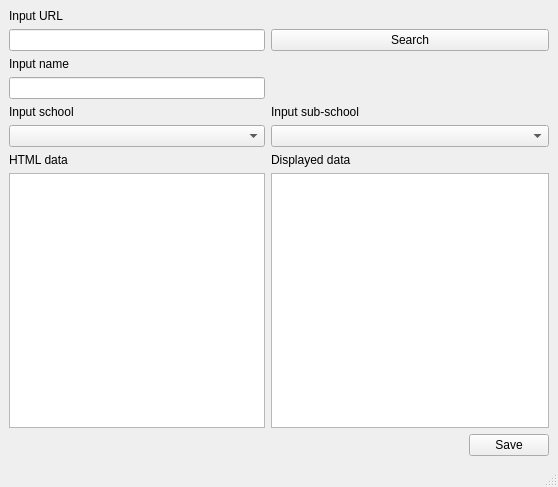
<?xml version="1.0" encoding="UTF-8"?>
<ui version="4.0">
 <class>AddSpellData</class>
 <widget class="QMainWindow" name="AddSpellData">
  <property name="geometry">
   <rect>
    <x>0</x>
    <y>0</y>
    <width>558</width>
    <height>487</height>
   </rect>
  </property>
  <property name="windowTitle">
   <string>MainWindow</string>
  </property>
  <widget class="QWidget" name="centralwidget">
   <layout class="QGridLayout" name="gridLayout">
    <item row="7" column="0">
     <widget class="QTextEdit" name="inputHTML"/>
    </item>
    <item row="1" column="0">
     <widget class="QLineEdit" name="url"/>
    </item>
    <item row="8" column="2">
     <widget class="QPushButton" name="save">
      <property name="text">
       <string>Save</string>
      </property>
     </widget>
    </item>
    <item row="2" column="0">
     <widget class="QLabel" name="label_6">
      <property name="text">
       <string>Input name</string>
      </property>
     </widget>
    </item>
    <item row="5" column="0">
     <widget class="QComboBox" name="school"/>
    </item>
    <item row="7" column="1" colspan="2">
     <widget class="QTextBrowser" name="displayData"/>
    </item>
    <item row="6" column="1" colspan="2">
     <widget class="QLabel" name="label_2">
      <property name="text">
       <string>Displayed data</string>
      </property>
     </widget>
    </item>
    <item row="4" column="1" colspan="2">
     <widget class="QLabel" name="label_5">
      <property name="text">
       <string>Input sub-school</string>
      </property>
     </widget>
    </item>
    <item row="8" column="1">
     <spacer name="horizontalSpacer">
      <property name="orientation">
       <enum>Qt::Horizontal</enum>
      </property>
      <property name="sizeHint" stdset="0">
       <size>
        <width>40</width>
        <height>20</height>
       </size>
      </property>
     </spacer>
    </item>
    <item row="6" column="0">
     <widget class="QLabel" name="label">
      <property name="text">
       <string>HTML data</string>
      </property>
     </widget>
    </item>
    <item row="0" column="0">
     <widget class="QLabel" name="label_3">
      <property name="text">
       <string>Input URL</string>
      </property>
     </widget>
    </item>
    <item row="4" column="0">
     <widget class="QLabel" name="label_4">
      <property name="text">
       <string>Input school</string>
      </property>
     </widget>
    </item>
    <item row="1" column="1" colspan="2">
     <widget class="QPushButton" name="search">
      <property name="text">
       <string>Search</string>
      </property>
     </widget>
    </item>
    <item row="5" column="1" colspan="2">
     <widget class="QComboBox" name="subschool"/>
    </item>
    <item row="3" column="0">
     <widget class="QLineEdit" name="name"/>
    </item>
   </layout>
  </widget>
  <widget class="QMenuBar" name="menubar">
   <property name="geometry">
    <rect>
     <x>0</x>
     <y>0</y>
     <width>558</width>
     <height>21</height>
    </rect>
   </property>
  </widget>
  <widget class="QStatusBar" name="statusBar"/>
 </widget>
 <tabstops>
  <tabstop>url</tabstop>
  <tabstop>search</tabstop>
  <tabstop>name</tabstop>
  <tabstop>school</tabstop>
  <tabstop>subschool</tabstop>
  <tabstop>inputHTML</tabstop>
  <tabstop>displayData</tabstop>
  <tabstop>save</tabstop>
 </tabstops>
 <resources/>
 <connections/>
</ui>
